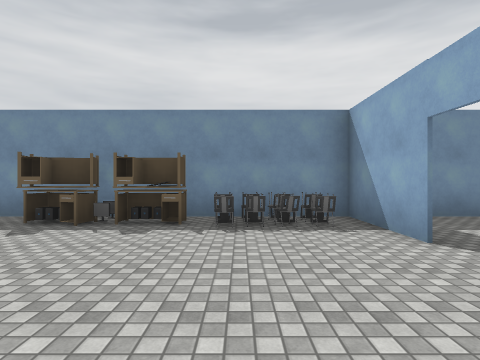
View 1 (above)

13 first-person views from a walk through a Unity game level. The camera is 1.5 m above the floor, looks level and sees 80° across. Doors are open. The floor is counted in squares, 2 m on a side. Each view is taken from the middle of a square. On the plan, view 1 faces up. The plan holds only what a view shows up to about 10 squares ahead; the rest is blank. The place goes on beyond the plan. The player is left out. Some animated figures are not drawn. Some surface patterns are stand-ins.

View 2
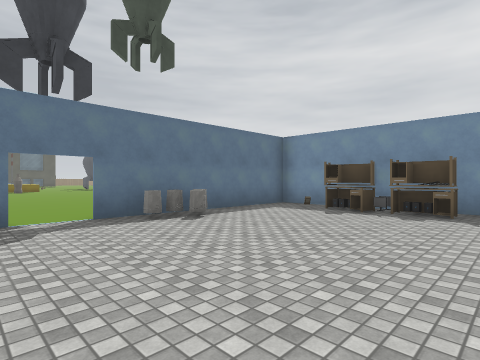

View 3
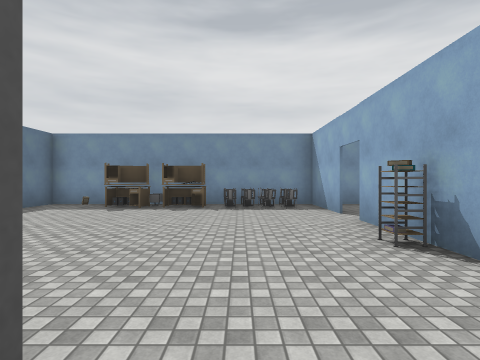

View 4
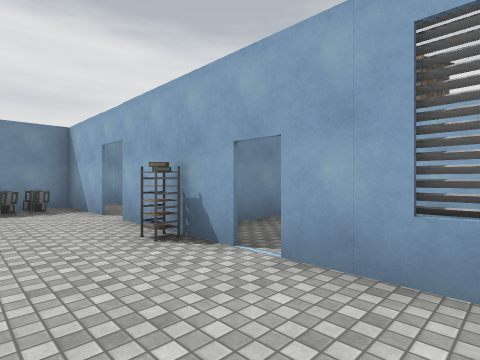

View 5
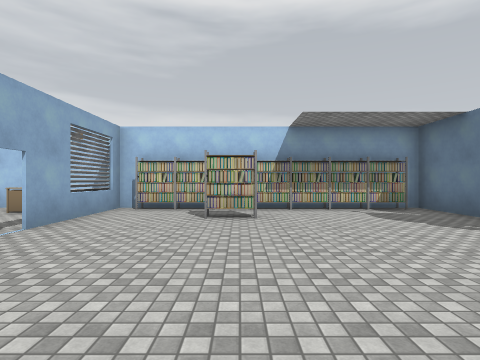

View 6
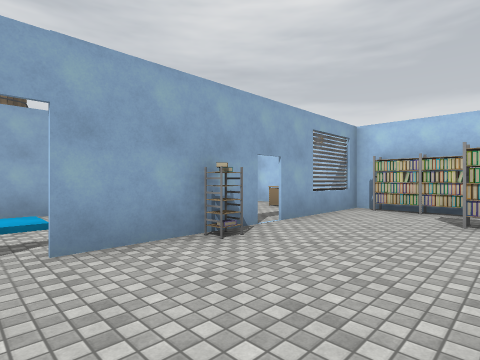

View 7
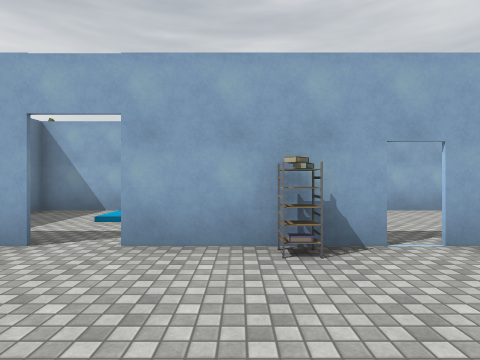

View 8
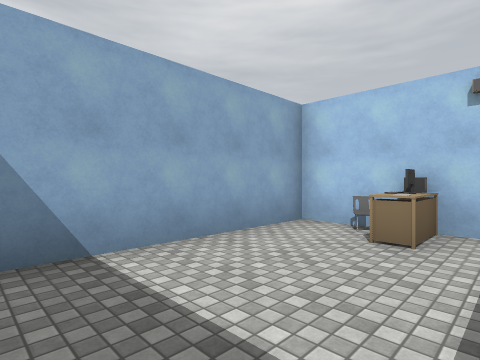

View 9
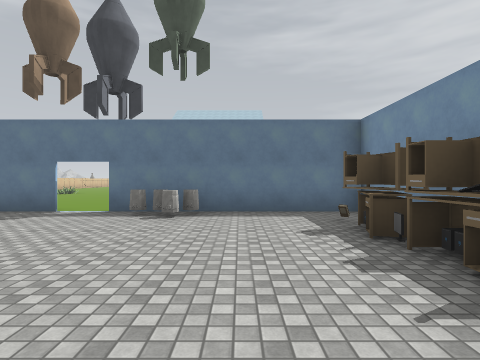

View 10
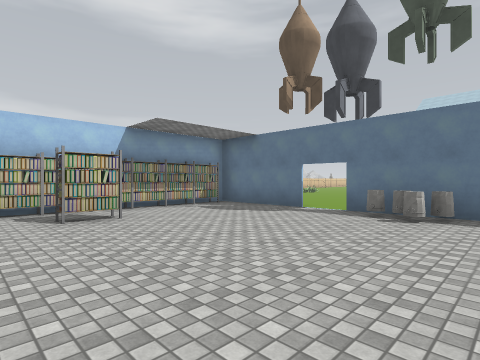

View 11
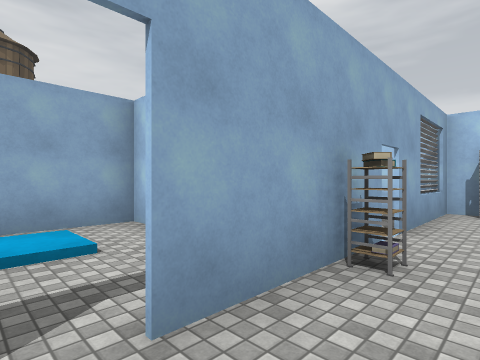

View 12
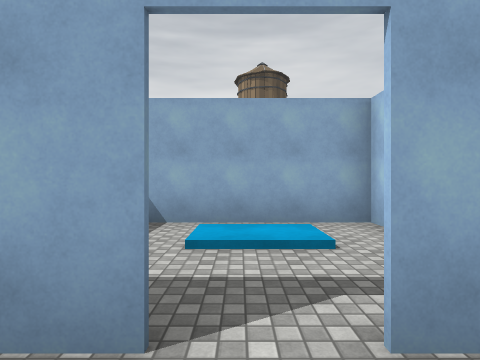

View 13
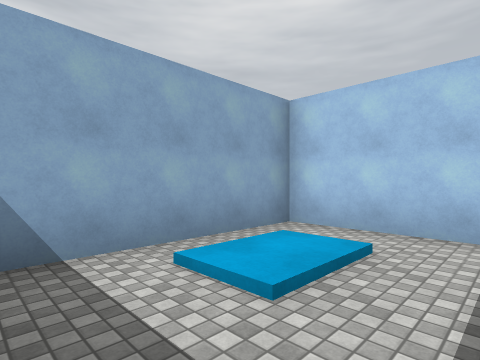

### Floor plan
Key: @ floor where view 1 was taken; # wall or solid block; . floor; / step, stairs or slope; D open door; O other object.
Columns run from 9 left of view 1 to 6 right of it. Each row starts with its distance up from view 1.
  6    #############
  5    #.OOOOOO#...#
  4    #.......#...#
  3    #.......D.//#
  2    ##......#.//#
  1    ##......#####
  0 ...#.....@.O...#
 -1 ...........D...#
 -2 ...#.......#...#
 -3 .. #....O..#...#
 -4    #.#######.OO#
 -5    #############

Positions as (right, up) in squares from view 1, and headings:
1: (0, 0), facing up
2: (0, -2), facing up-left
3: (0, -3), facing up
4: (0, -3), facing up-right
5: (-1, 3), facing down
6: (-1, 3), facing down-right
7: (-1, 1), facing right
8: (3, 0), facing down-right
9: (1, 3), facing left
10: (1, 3), facing down-left
11: (1, 3), facing down-right
12: (1, 3), facing right
13: (3, 5), facing down-right
